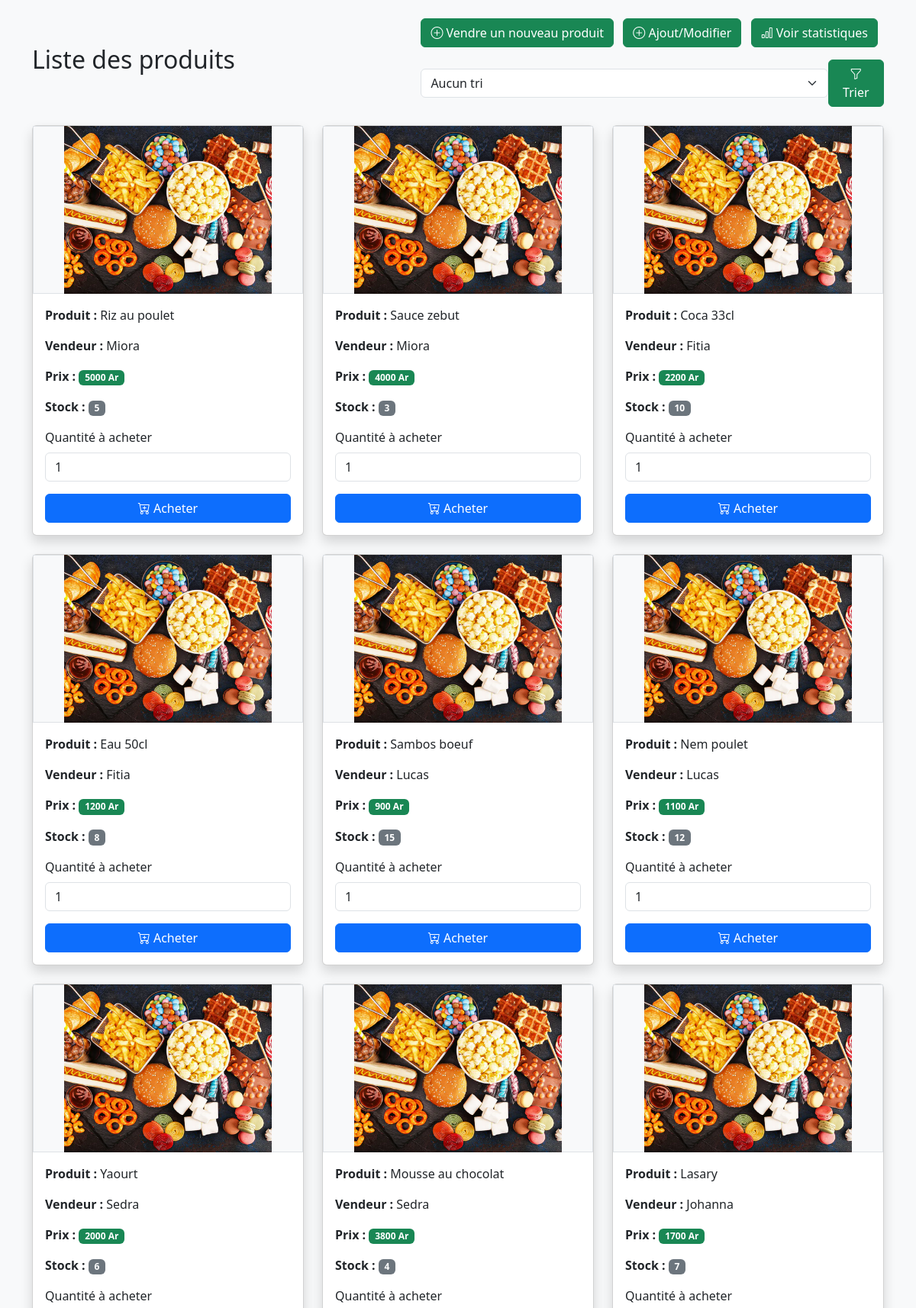
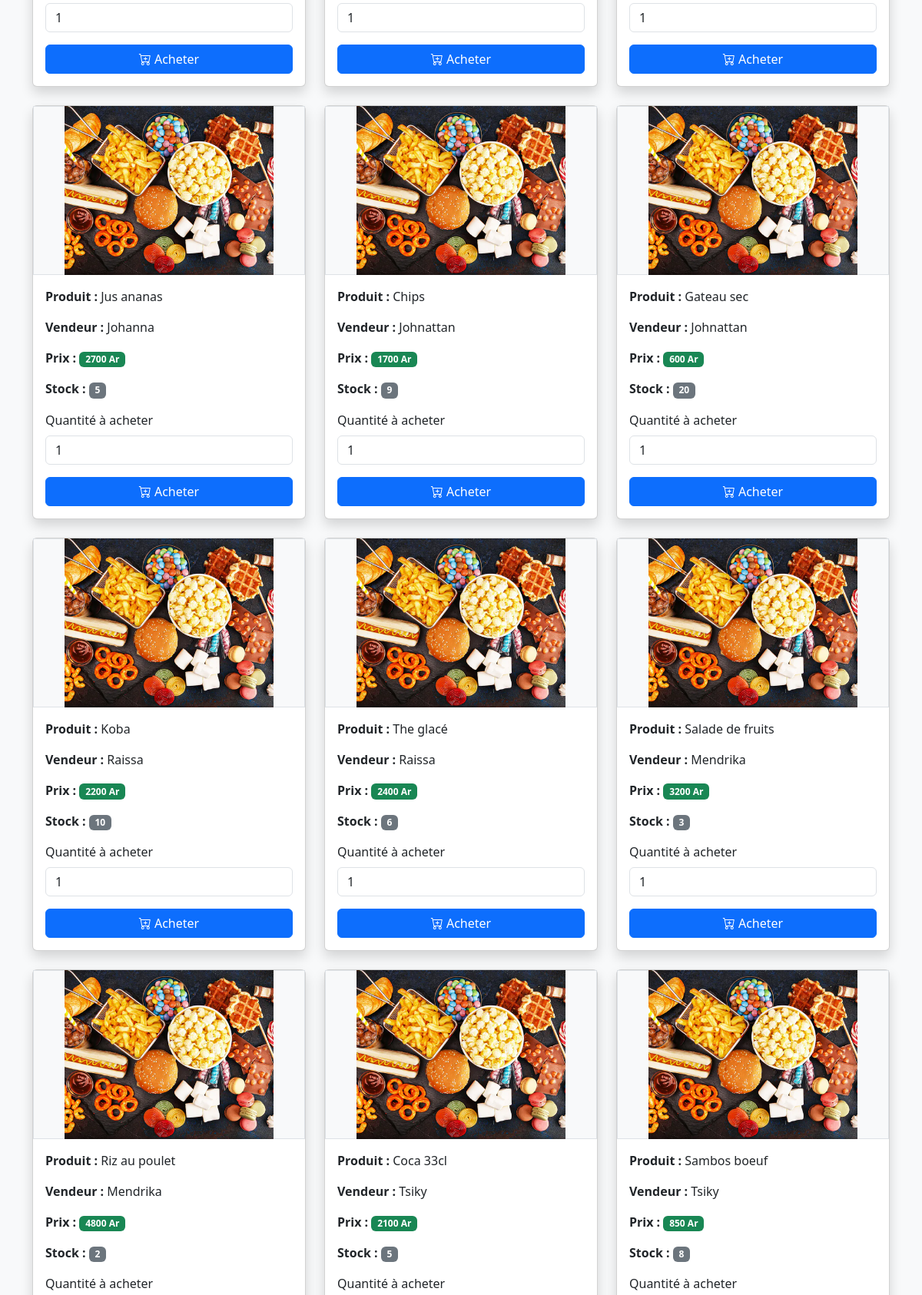
Screenshot of /acceuil.php (upper part) with the database file from the repository (2 pictures, top to bottom).
### tables this page shows
CREATE TABLE produit_membre (
    id_produit_membre INT AUTO_INCREMENT PRIMARY KEY,
    id_produit INT,
    id_membre INT,
    prix_vente FLOAT,
    quantite_dispo INT ,
    date_dispo DATE,
    FOREIGN KEY (id_produit) REFERENCES produit(id_produit),
    FOREIGN KEY (id_membre) REFERENCES membre(id_membre)
);

CREATE TABLE produit (
    id_produit INT AUTO_INCREMENT PRIMARY KEY,
    nom VARCHAR(100) NOT NULL,
    id_categorie INT,
    prix_reference FLOAT,
    FOREIGN KEY (id_categorie) REFERENCES categorie(id_categorie)
);

CREATE TABLE membre (
    id_membre INT AUTO_INCREMENT PRIMARY KEY,
    nom VARCHAR(100) NOT NULL,
    numero_etu VARCHAR(50) UNIQUE NOT NULL,
    image_profil VARCHAR(200)
);

### functions.php (called while the page is built, shortened)
<?php
function dbconnect()
{
    static $connect = null;
    if ($connect === null) {
        $connect = mysqli_connect('localhost','root','','vente');
        mysqli_set_charset($connect, 'utf8mb4');
    }
    return $connect;
}
function get_all_lines($sql){
    $req = mysqli_query(dbconnect(),$sql );
    $result = array();
    while ($line = mysqli_fetch_assoc($req)) {
        $result[] = $line;
    }
    return $result;
}
function get_all_produit($tri) {
    $sql = "SELECT membre.id_membre,membre.nom as membre, produit.id_produit,produit.nom ,produit_membre.id_produit_membre,
     produit_membre.prix_vente as prix , produit_membre.quantite_dispo as quantite , produit_membre.photo as photo
    from produit_membre
    join produit
    on produit_membre.id_produit=produit.id_produit
    join membre
    on produit_membre.id_membre=membre.id_membre";
    return get_all_lines($sql);
}

### acceuil.php (the view, shortened to what this page needs)
<?php
include_once("functions.php");
$tri = "";
$produits = get_all_produit($tri);
?>
<!DOCTYPE html>
<html lang="fr">
<head>
    <link rel="stylesheet" href="css/bootstrap.min.css">
    <link rel="stylesheet" href="font/bootstrap-icons.css">
</head>
<body class="bg-light">
    <div class="container py-4">
        <div class="d-flex justify-content-between align-items-center mb-4">
            <h2>Liste des produits</h2>
            <div>
                <a href="vendre.php" class="btn btn-success me-2">
                    <i class="bi bi-plus-circle"></i>
                    Vendre un nouveau produit
                </a>
                <a href="ajout_modif.php" class="btn btn-success me-2">
                    <i class="bi bi-plus-circle"></i>
                    Ajout/Modifier
                </a>
                <a href="stat.php" class="btn btn-success me-2">
                    <i class="bi bi-bar-chart"></i>
                    Voir statistiques
                </a>
                <form method="get" class="d-flex align-items-center mt-3">
                    <select name="tri" class="form-select ">
                        <option value="">Aucun tri</option>
                    </select>
                    <button type="submit" class="btn btn-success">
                        <i class="bi bi-funnel"></i> Trier
                    </button>
            </div>
        </div>
        <div class="row">
            <?php foreach ($produits as $p) { ?>
            <div class="col-md-6 col-lg-4 mb-4">
                <div class="card shadow h-100">
                    <div class="bg-light border d-flex justify-content-center align-items-center" style="height:220px;">
                        <?php if (!empty($p["photo"]) && file_exists($p["photo"])) { ?>
                        <img src="<?= $p["photo"] ?>" class="img-fluid" style="max-height:220px;object-fit:cover;"
                            alt="<?= $p["nom"] ?>">
                        <?php } else { ?>
                        <img src="uploads/default_pic.png" class="img-fluid" style="max-height:220px;object-fit:cover;"
                            alt="Image par défaut">
                        <?php } ?>
                    </div>
                    <div class="card-body">
                        <p>
                            <strong> Produit : </strong>
                            <?= $p["nom"] ?>
                        </p>
                        <p>
                            <strong>Vendeur :</strong>
                            <?= $p["membre"] ?>
                        </p>
                        <p>
                            <strong>Prix :</strong>
                            <span class="badge bg-success">
                                <?= $p["prix"] ?> Ar
                            </span>
                        </p>
                        <p>
                            <strong>Stock :</strong>
                            <span class="badge bg-secondary">
                                <?= $p["quantite"] ?>
                            </span>
                        </p>
                        <form action="acheter.php" method="get">
                            <div class="mb-3">
                                <label class="form-label">
                                    Quantité à acheter
                                </label>
                                <input type="number" class="form-control" name="quantite" value="1" min="1"
                                    max="<?= $p["quantite"] ?>">
                            </div>
                            <div class="d-grid">
                                <button type="submit" class="btn btn-primary">
                                    <i class="bi bi-cart-plus"></i>
                                    Acheter
                                </button>
                            </div>
                        </form>
                    </div>
                </div>
            </div>
            <?php } ?>
        </div>
    </div>
</body>
</html>

### rows the page displays
produit_membre: id_produit.nom "Riz au poulet", id_membre.nom "Miora", prix_vente "5000", quantite_dispo "5"
produit_membre: id_produit.nom "Sauce zebut", id_membre.nom "Miora", prix_vente "4000", quantite_dispo "3"
produit_membre: id_produit.nom "Coca 33cl", id_membre.nom "Fitia", prix_vente "2200", quantite_dispo "10"
produit_membre: id_produit.nom "Eau 50cl", id_membre.nom "Fitia", prix_vente "1200", quantite_dispo "8"
produit_membre: id_produit.nom "Sambos boeuf", id_membre.nom "Lucas", prix_vente "900", quantite_dispo "15"
produit_membre: id_produit.nom "Nem poulet", id_membre.nom "Lucas", prix_vente "1100", quantite_dispo "12"
produit_membre: id_produit.nom "Yaourt", id_membre.nom "Sedra", prix_vente "2000", quantite_dispo "6"
produit_membre: id_produit.nom "Mousse au chocolat", id_membre.nom "Sedra", prix_vente "3800", quantite_dispo "4"
produit_membre: id_produit.nom "Lasary", id_membre.nom "Johanna", prix_vente "1700", quantite_dispo "7"
produit_membre: id_produit.nom "Jus ananas", id_membre.nom "Johanna", prix_vente "2700", quantite_dispo "5"
produit_membre: id_produit.nom "Chips", id_membre.nom "Johnattan", prix_vente "1700", quantite_dispo "9"
produit_membre: id_produit.nom "Gateau sec", id_membre.nom "Johnattan", prix_vente "600", quantite_dispo "20"
produit_membre: id_produit.nom "Koba", id_membre.nom "Raissa", prix_vente "2200", quantite_dispo "10"
produit_membre: id_produit.nom "The glacé", id_membre.nom "Raissa", prix_vente "2400", quantite_dispo "6"
produit_membre: id_produit.nom "Salade de fruits", id_membre.nom "Mendrika", prix_vente "3200", quantite_dispo "3"
produit_membre: id_produit.nom "Riz au poulet", id_membre.nom "Mendrika", prix_vente "4800", quantite_dispo "2"
produit_membre: id_produit.nom "Coca 33cl", id_membre.nom "Tsiky", prix_vente "2100", quantite_dispo "5"
produit_membre: id_produit.nom "Sambos boeuf", id_membre.nom "Tsiky", prix_vente "850", quantite_dispo "8"
